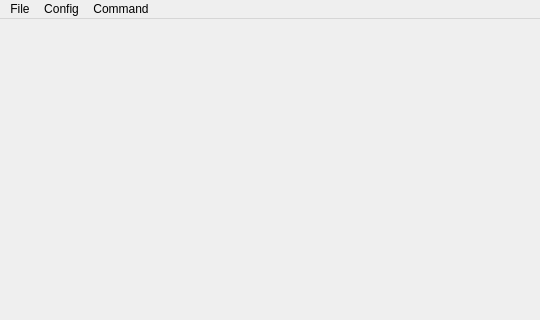
<?xml version="1.0" encoding="UTF-8"?>
<ui version="4.0">
 <class>MainWindow</class>
 <widget class="QMainWindow" name="MainWindow">
  <property name="geometry">
   <rect>
    <x>0</x>
    <y>0</y>
    <width>540</width>
    <height>320</height>
   </rect>
  </property>
  <property name="minimumSize">
   <size>
    <width>540</width>
    <height>320</height>
   </size>
  </property>
  <property name="maximumSize">
   <size>
    <width>540</width>
    <height>320</height>
   </size>
  </property>
  <property name="windowTitle">
   <string>MainWindow</string>
  </property>
  <widget class="QWidget" name="centralwidget">
   <widget class="QWidget" name="verticalLayoutWidget">
    <property name="geometry">
     <rect>
      <x>379</x>
      <y>9</y>
      <width>161</width>
      <height>281</height>
     </rect>
    </property>
    <layout class="QVBoxLayout" name="vLayout2"/>
   </widget>
   <widget class="QWidget" name="verticalLayoutWidget_2">
    <property name="geometry">
     <rect>
      <x>0</x>
      <y>10</y>
      <width>371</width>
      <height>281</height>
     </rect>
    </property>
    <layout class="QVBoxLayout" name="vLayout1">
     <property name="leftMargin">
      <number>5</number>
     </property>
    </layout>
   </widget>
  </widget>
  <widget class="QMenuBar" name="menubar">
   <property name="geometry">
    <rect>
     <x>0</x>
     <y>0</y>
     <width>540</width>
     <height>30</height>
    </rect>
   </property>
   <widget class="QMenu" name="menuFile">
    <property name="title">
     <string>File</string>
    </property>
    <addaction name="actionOpen"/>
    <addaction name="actionClear"/>
    <addaction name="actionExit"/>
   </widget>
   <widget class="QMenu" name="menuConfig">
    <property name="title">
     <string>Config</string>
    </property>
    <addaction name="actionFrom_File"/>
   </widget>
   <widget class="QMenu" name="menuCommand">
    <property name="title">
     <string>Command</string>
    </property>
    <addaction name="actionEncrypt"/>
    <addaction name="actionDecrypt"/>
   </widget>
   <addaction name="menuFile"/>
   <addaction name="menuConfig"/>
   <addaction name="menuCommand"/>
  </widget>
  <action name="actionOpen">
   <property name="text">
    <string>Open</string>
   </property>
  </action>
  <action name="actionExit">
   <property name="text">
    <string>Exit</string>
   </property>
  </action>
  <action name="actionFrom_File">
   <property name="text">
    <string>From File</string>
   </property>
  </action>
  <action name="actionEncrypt">
   <property name="text">
    <string>Encrypt</string>
   </property>
  </action>
  <action name="actionDecrypt">
   <property name="text">
    <string>Decrypt</string>
   </property>
  </action>
  <action name="actionClear">
   <property name="text">
    <string>Clear</string>
   </property>
  </action>
 </widget>
 <resources/>
 <connections/>
</ui>
